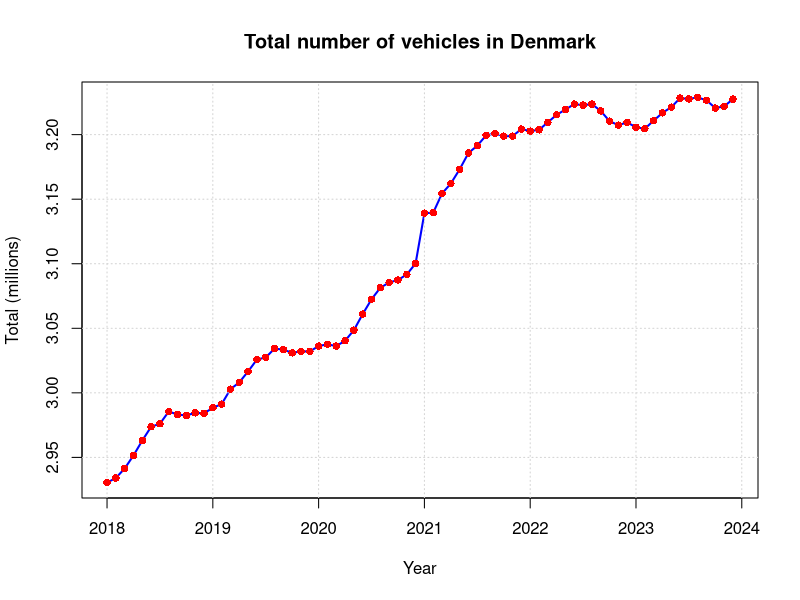
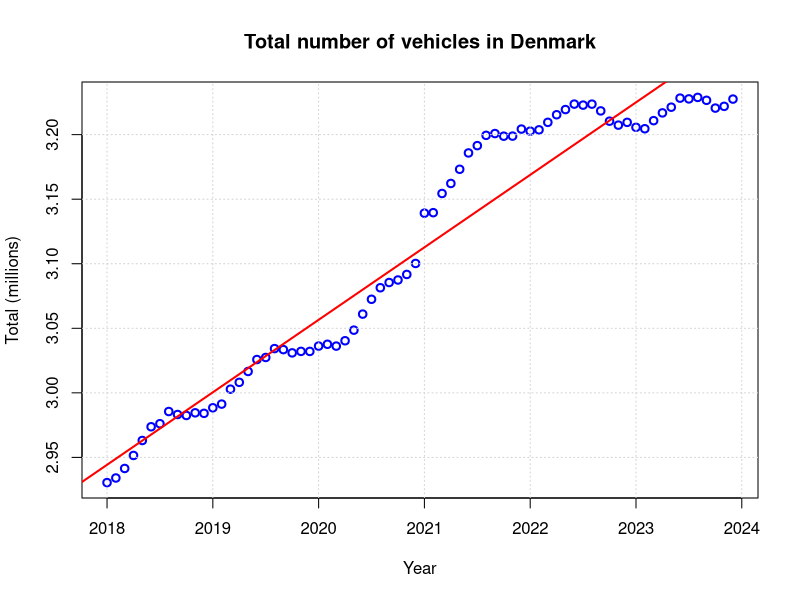
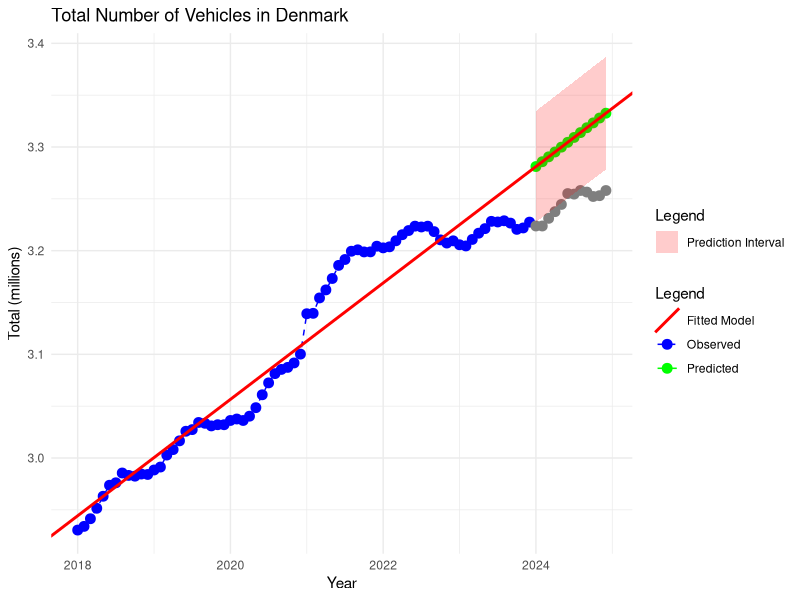
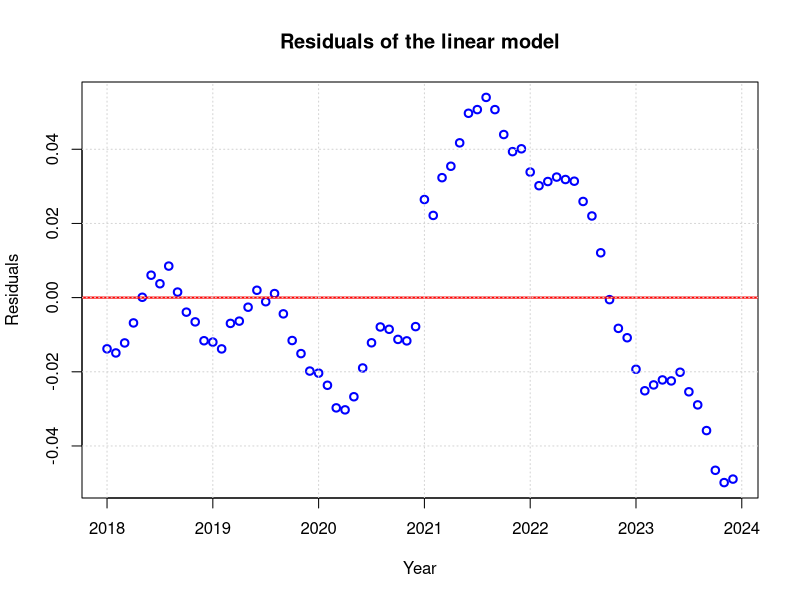
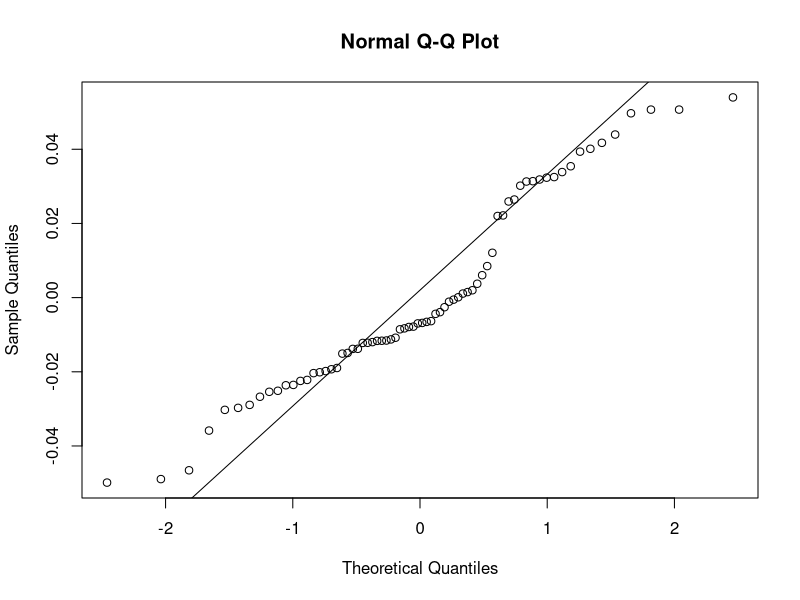
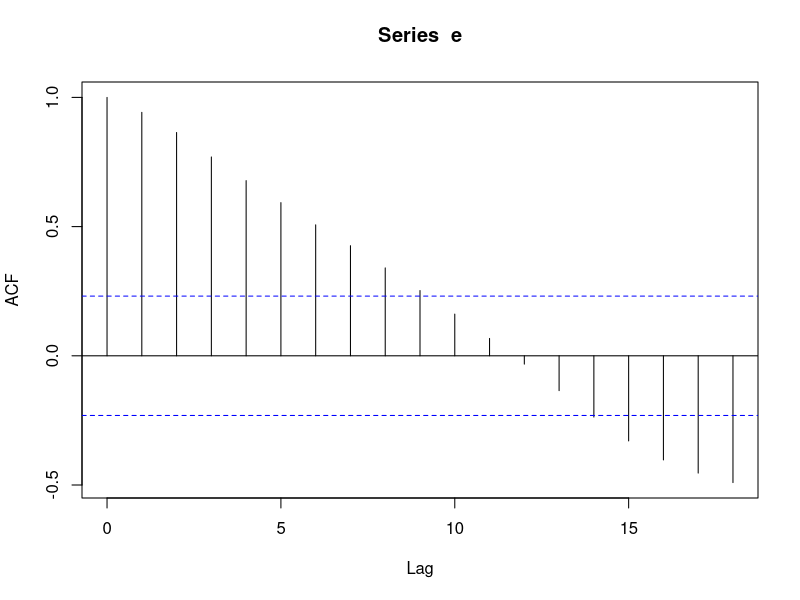
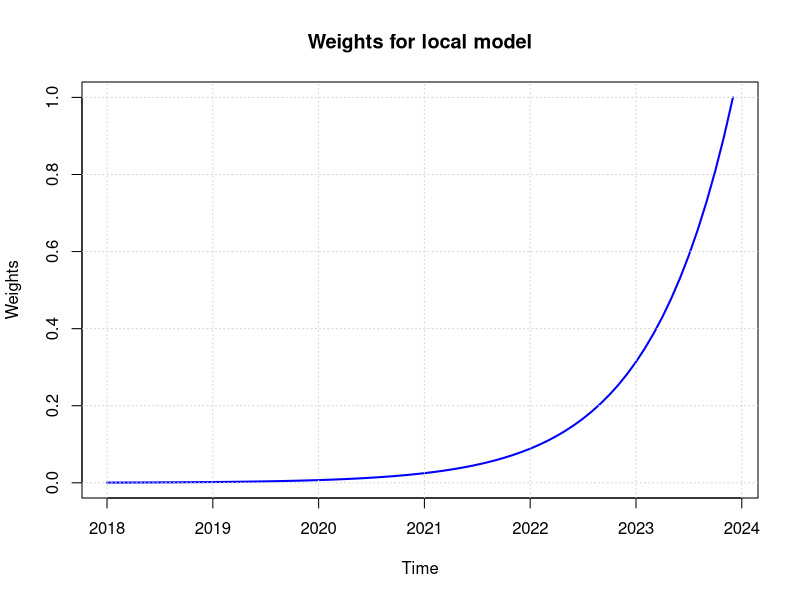

Generate these figures, in order, with R: (Note: this script raises an error after producing the figures.)
### Read training data
# ! Perhaps you need to set the working directory!?
# setwd("/home/pbac/g/course02417/2025/assignment1")

# setwd("C:/Users/sofie/OneDrive/Time Series Analysis/02147")
D <- read.csv("DST_BIL54.csv")
str(D)

# See the help
?strftime
D$time <- as.POSIXct(paste0(D$time, "-01"), "%Y-%m-%d", tz = "UTC")
D$time
class(D$time)

## Year to month for each of them
D$year <- 1900 + as.POSIXlt(D$time)$year + as.POSIXlt(D$time)$mon / 12

## Make the output variable a floating point (i.e.\ decimal number)
D$total <- as.numeric(D$total) / 1E6

## Divide intro train and test set
teststart <- as.POSIXct("2024-01-01", tz = "UTC")
Dtrain <- D[D$time < teststart, ]
Dtest <- D[D$time >= teststart, ]


################################################
# 1 Plot data
################################################


# 1.1 Make an array with train set with the year + month/12
x <- 1900 + as.POSIXlt(Dtrain$time)$year + as.POSIXlt(Dtrain$time)$mon / 12

# plot dtotal with x
plot(x, Dtrain$total, xlab = "Year", ylab = "Total (millions)", main = "Total number of vehicles in Denmark", type = "l", col = "blue", lwd = 2)
grid() # Add grid lines
points(x, Dtrain$total, pch = 16, col = "red") # Add points to the plot


################################################
# 2 Linear Trend model
################################################

# 2.2 Fit a linear model
fit <- lm(Dtrain$total ~ x)
summary(fit)
# intercept and slope
# Plot the estimated mean as a line with the observations as points
plot(x, Dtrain$total, xlab="Year", ylab="Total (millions)", main="Total number of vehicles in Denmark", type="p", col="blue", lwd=2)
grid() # Add grid lines
abline(fit, col="red", lwd=2) # Add the fitted line to the plot


# 2.3 Forecast for next 12 months
xnew <- 1900 + as.POSIXlt(Dtest$time)$year + as.POSIXlt(Dtest$time)$mon / 12
pred <- predict(fit, data.frame(x = xnew))

# prediction interval
pred_int <- predict(fit, data.frame(x = xnew), interval = "prediction")
lwr <- pred_int[, 2]
upr <- pred_int[, 3]


# 2.4 Plot the forecast

library(ggplot2)

# Create a dataframe for the observations (training data)
df_train <- data.frame(Year = x, Total = Dtrain$total, Type = "Observed")
df_test <- data.frame(Year = xnew, Total = Dtest$total, Type = "Test")

# Create a dataframe for the predictions
df_pred <- data.frame(Year = xnew, Total = pred, Type = "Predicted")


# Create the plot
library(ggplot2)

ggplot() +
  # Observed data (training set)
  geom_point(data = df_train, aes(x = Year, y = Total, color = "Observed"), size = 3) +  
  geom_line(data = df_train, aes(x = Year, y = Total, color = "Observed"), linetype = "dashed") +  
  
  # Predicted data
  geom_point(data = df_pred, aes(x = Year, y = Total, color = "Predicted"), size = 3) +  
  geom_line(data = df_pred, aes(x = Year, y = Total, color = "Predicted")) +  
  
  # test data
  geom_point(data = df_test, aes(x = Year, y = Total, color = "Test"), size = 3) +
  # Fitted regression line (now correctly red)
  geom_abline(aes(intercept = coef(fit)[1], slope = coef(fit)[2], color = "Fitted Model"), linewidth = 1) +  

  # Confidence interval for predictions
  geom_ribbon(data = df_pred, aes(x = Year, ymin = lwr, ymax = upr, fill = "Prediction Interval"), alpha = 0.2) +
  
  # Labels
  labs(title = "Total Number of Vehicles in Denmark",
       x = "Year", y = "Total (millions)", color = "Legend", fill = "Legend") +
  
  # Define colors for legend
  scale_color_manual(values = c("Observed" = "blue", "Predicted" = "green", "Fitted Model" = "red")) +
  scale_fill_manual(values = c("Prediction Interval" = "red")) +
  
  # Minimal theme
  theme_minimal()


# 2.5 Investigate the residuals of the model. Are the model assumptions fulfilled?

# Residuals
e <- fit$residuals

# Plot residuals
plot(x, e, xlab = "Year", ylab = "Residuals", main = "Residuals of the linear model", type = "p", col = "blue", lwd = 2)
abline(h = 0, col = "red", lwd = 2) # Add a horizontal line at 0
grid() # Add grid lines

# qq plot of residuals:
qqnorm(e)
qqline(e)

# ACF plot of residuals
acf(e)

# Assumptions
# - No correlation between residuals (ACF plot)
# - Constant variance of residuals (plot of residuals)
# - Normally distributed residuals (qq plot of residuals)


################################################
# WLS - Local Linear trend model
################################################
################################################
# WLS - Local Linear trend model
################################################

# 3.1. Describe the variance-covariance matrix  for the local model and compare it to the variance-covariance matrix of the corresponding global model

# Variance - covariance for global model, all weights are 1 as we value all observations equally
n <- 72
SIGMA <- diag(n)

# Variance-covariance for local model
# Weights are increasing with time as we value recent observations more
lambda = 0.9
weights <- lambda^((n-1):0)

# Create a diagonal matrix with the weights
SIGMA <- diag(n)*1/weights
W = diag(n)*weights


# 3.2 plot the weights vs. time
plot(x,weights, type="l", xlab="Time", ylab="Weights", main="Weights for local model", col="blue", lwd=2)
grid() # Add grid lines

# 3.3 Sum of all lambda weights
sum(weights)

# Sum of weights in OLS model
# 72 (because we have 72 observations all with weight 1)

# 3.4 Estimate and present theta_hat1 and theta_hat2 for the local model with lambda = 0.9

X <- cbind(1, x)

theta_hat <- solve(t(X) %*% W %*% X) %*% t(X) %*% W %*% Dtrain$total
theta_hat

# 3.5. Make a forecast for the next 12 months - i.e., compute predicted values corresponding to the WLS model with λ = 0.9

Xnew <- cbind(1, xnew)
print(Xnew)
pred_local <- Xnew %*% theta_hat
p <- 2 # Number of parameters

e_wls <- y - pred_local
RSS_wls <- t(e_wls)%*%solve(SIGMA)%*%e_wls
sigma2_wls <- as.numeric(RSS_wls/(n - p))
Vmatrix_pred_local <- sigma2 * (1 + (Xnew %*% solve(t(X)%*%solve(SIGMA)%*%X)) %*% t(Xnew) )

# prediction interval
y_pred_lwr_wls <- pred_local - qt(0.975, df=n-1)*sqrt(diag(Vmatrix_pred_local))
y_pred_upr_wls <- pred_local + qt(0.975, df=n-1)*sqrt(diag(Vmatrix_pred_local))


# Create a dataframe for the predictions
df_pred_local <- data.frame(Year = xnew, Total = pred_local, Type = "Predicted")

# Plot
ggplot(data = df_train, aes(x=Year, y = Total)) +
  geom_point(size = 3) + geom_point(data = df_pred, aes(x=Year, y =Total), color = "green") +  # Points for predicted values
  geom_point(data = df_pred_local, aes(x=Year, y =Total), color = "purple") +  # Points predicted values
  geom_line(data = df_train, aes(x = Year, y = Total), color = "blue", linetype = "dashed") +  # Line for observed data
  geom_line(data = df_pred, aes(x = Year, y = Total), color = "green") +  # Line for predicted data
  geom_abline(intercept = coef(fit)[1], slope = coef(fit)[2], color = "red") + # line for fit
  geom_abline(intercept = theta_hat[1], slope = theta_hat[2], color = "purple") + # line for local fit
  geom_ribbon(data = df_pred, aes(x = Year, ymin = lwr, ymax = upr), fill = "red", alpha = 0.2) +
  geom_ribbon(data = df_pred_local, aes(x = Year, ymin = y_pred_lwr_wls, ymax = y_pred_upr_wls), fill = "purple", alpha = 0.2) +
  labs(title = "Total Number of Vehicles in Denmark",
       x = "Year", y = "Total (millions)") +
  #scale_color_manual(values = c("Observed" = "blue", "Predicted" = "green")) +
  theme_minimal()


################################################
# RLS - Recursive least squares
################################################

# 4.1 On paper

# 4.2
# Implement the update equations in a for-loop in a computer. Calculate the theta_hat_t up to time t = 3.

p = 2
n = 3

R <- diag(2) * 0.1  # Ensures initial invertibility
Theta <- matrix(0, nrow = n, ncol = p)  # Placeholder for parameter estimates
Theta_0 <- c(0, 0)

for (t in 1:n) {
  xvals <- X[t, ]
  y <- Dtrain$total[t]

  if(t==1){
    R <- R + xvals %*% t(xvals)
    Theta[t, ] <- Theta_0 + solve(R) %*% xvals %*% (y - t(xvals) %*% Theta_0)

  }
  else{

  # Compute R and update with forgetting factor
  R <- R + xvals %*% t(xvals)

  # Update Theta
  Theta[t, ] <- Theta[t-1, ] + solve(R) %*% xvals %*% (y - t(xvals) %*% Theta[t-1, ])
}
}

Theta

# 4.3
# Calculate the estimates of ˆθ_N and compare them to the OLS estimates of θ, are they close? Can
# you find a way to decrease the difference by modifying some initial values and explain why initial
# values are important to get right?

RLS <- function(X, target, p = 2, Theta_0 = c(0, 0)) {

  n = length(X[,1])

  R <- diag(2) * 0.1  # Ensures initial invertibility
  Theta <- matrix(0, nrow = n, ncol = p)  # Placeholder for parameter estimates

  for (t in 1:n) {
    xvals <- X[t, ]
    y <- target[t]

    if(t == 1){
      R <- R + xvals %*% t(xvals)

      Theta[t, ] <- Theta_0 + solve(R) %*% xvals %*% (y - t(xvals) %*% Theta_0)

  }
    else{

    # Compute R and update with forgetting factor
    R <- R + xvals %*% t(xvals)

    # Update Theta
    Theta[t, ] <- Theta[t-1, ] + solve(R) %*% xvals %*% (y - t(xvals) %*% Theta[t-1, ])
}

}

return(Theta)

}

RLS(X, Dtrain$total, p = 2, Theta_0 = c(-110, 0))
coef(fit)

# Note: Man skal være obs på intercept, hvis man vil prøve at ramme noget der minder om den globale OLS


# 4.4
# Implement the RLS algorithm with a forgetting factor λ = 0.99 and λ = 0.7. Calculate the estimates of ˆθ_N for both values of λ.

RLS_lambda <- function(X, target, p = 2, Theta_0 = c(0, 0), lambda = 0.99) {

  n = length(X[,1])

  R <- diag(2) * 0.1  # Ensures initial invertibility
  Theta <- matrix(0, nrow = n, ncol = p)  # Placeholder for parameter estimates

  for (t in 1:n) {
    xvals <- X[t, ]
    y <- target[t]

    if(t == 1){
      R <- lambda * R + xvals %*% t(xvals)

      Theta[t, ] <- Theta_0 + solve(R) %*% xvals %*% (y - t(xvals) %*% Theta_0)

  }
    else{

    # Compute R and update with forgetting factor
    R <- lambda * R + xvals %*% t(xvals)

    # Update Theta
    Theta[t, ] <- Theta[t-1, ] + solve(R) %*% xvals %*% (y - t(xvals) %*% Theta[t-1, ])
}

}

return(Theta)

}

RLS_lambda(X, Dtrain$total, p = 2, Theta_0 = c(-110, 0), lambda = 0.99)
RLS_lambda(X, Dtrain$total, p = 2, Theta_0 = c(-110, 0), lambda = 0.7)

# Compare with WLS estimates

# 4.5
# Make one step-ahead predictions
n <- length(X[, 1])

# Prediction for lambda = 0.7
OneStepPred_1 <- matrix(NA, nrow = n)
Theta_1 <- RLS_lambda(X, Dtrain$total, p = 2, Theta_0 = c(-110, 0), lambda = 0.7)
for (t in 5:(n - 1)) {
  OneStepPred_1[t + 1] <- X[t + 1, ] %*% Theta_1[t, ]
}


# Prediction for lambda = 0.99
OneStepPred_2 <- matrix(NA, nrow = n)
Theta_2 <- RLS_lambda(X, Dtrain$total, p = 2, Theta_0 = c(-110, 0), lambda = 0.99)
for (t in 5:(n - 1)) {
  OneStepPred_2[t + 1] <- X[t + 1, ] %*% Theta_2[t, ]
}


# Plot actual total number of vehicles
plot(x, Dtrain$total, xlab = "Year", ylab = "Total (millions)", 
     main = "Total number of vehicles in Denmark", type = "l", 
     col = "blue", lwd = 2)

# Add grid lines
grid()

# Add predictions
lines(x, as.vector(OneStepPred_1), col = "green", lwd = 2)
lines(x, as.vector(OneStepPred_2), col = "purple", lwd = 2)

# Add a legend
legend("topleft", legend = c("Actual", "Lambda = 0.7", "Lambda = 0.99"),
       col = c("blue", "green", "purple"), lwd = 2, bty = "n")


# Calculate OneStepAhead residuals
OneStepRes_1 <- Dtrain$total[5:(n - 1)] - as.vector(OneStepPred_1[5:(n - 1)])
OneStepRes_2 <- Dtrain$total[5:(n - 1)] - as.vector(OneStepPred_2[5:(n - 1)])

# Plot residuals
plot(x[5:(n - 1)], OneStepRes_1, xlab = "Year", ylab = "Residuals", 
     main = "One-step-ahead residuals for lambda = 0.7", type = "p", 
     col = "blue", lwd = 2)


plot(x[5:(n - 1)], OneStepRes_2, xlab = "Year", ylab = "Residuals",
     main = "One-step-ahead residuals for lambda = 0.99", type = "p",
     col = "blue", lwd = 2)

# Note: Ligner random residuals med forgetting faktor, men der er et mønster i residuals når der ikke er


# 4.6
# Optimize the forgetting for the horizons k = 1, . . . , 12. First calculate the k-step residuals
# then calculate the k-step Root Mean Square Error (RMSE)
# Do this for a sequence of λ values (e.g. 0.5,0.51,. . . ,0.99) and make a plot.
# Comment on: Is there a pattern and how would you choose an optimal value of λ? Would you
# let λ depend on the horizon?

compute_k_step_rmse <- function(X, y, k_values, lambda_values) {
  results <- expand.grid(lambda = lambda_values, k = k_values)
  results$RMSE <- NA

  for (i in seq_along(lambda_values)) {
    lambda <- lambda_values[i]
    
    # Apply RLS
    Theta <- RLS_lambda(X, y, p = 2, Theta_0 = c(-110, 0), lambda = lambda)
    
    for (k in k_values) {
      # k-step-ahead predictions
      n <- length(y)
      OneStepPred <- rep(NA, n)
      
      for (t in (k + 1):n) {
        OneStepPred[t] <- sum(X[t, ] * Theta[t - k, ])  # Forecast k steps ahead
      }
      
      # Compute residuals
      residuals <- y - OneStepPred
      rmse <- sqrt(mean(residuals[(k + 1):n]^2, na.rm = TRUE))
      
      # Store RMSE
      results$RMSE[results$lambda == lambda & results$k == k] <- rmse
    }
  }
  
  return(results)
}

lambda_values <- seq(0.5, 0.99, by = 0.01)
k_values <- 1:12  # Forecast horizons

# Compute RMSE for each (lambda, k)
rmse_results <- compute_k_step_rmse(X, Dtrain$total, k_values, lambda_values)
rmse_results

library(ggplot2)
ggplot(rmse_results, aes(x = lambda, y = RMSE, color = as.factor(k))) +
  geom_line(size = 1) +
  labs(title = "RMSE vs. Forgetting Factor (λ) for Different Horizons",
       x = "Forgetting Factor (λ)", y = "Root Mean Square Error (RMSE)", 
       color = "Forecast Horizon (k)") +
  theme_minimal()

# Note: Jo længere forecast horizon, jo større lambda værdi, altså mindre forgetting factor og omvendt for en kort prediction horizon
# Men mere præcis med kort horizon generelt

# For each k, the RMSE is minimized for a different value of λ, make a list of the optimal λ for each k from 1-12
for(i in k_values){
  print(rmse_results[rmse_results$k == i,][which.min(rmse_results[rmse_results$k == i,]$RMSE),])
}

# Define optimal lambda values for different horizons (k)
opt_lambda <- c(0.5, 0.5, 0.58, 0.59, 0.59, 0.58, 0.74, 0.74, 0.75, 0.99, 0.99, 0.99)

# Number of observations
n <- length(Dtrain$total)

# Initialize a dataframe to store k-step predictions
PredictionMatrix <- data.frame(Year = x, Actual = Dtrain$total)

# Loop through different forecast horizons
for (i in seq_along(k_values)) {  
  k <- k_values[i]  # Forecast horizon
  lambda_k <- opt_lambda[i]  # Optimal lambda for this horizon
  
  # Apply RLS with optimal lambda
  Theta <- RLS_lambda(X, Dtrain$total, p = 2, Theta_0 = c(-110, 0), lambda = lambda_k)
  
  # Initialize predictions for this horizon
  OneStepPred <- rep(NA, n)
  
  # Compute k-step-ahead predictions
  for (t in (k + 1):n) {
    OneStepPred[t] <- sum(X[t, ] * Theta[t - 1, ])  
  }
  
  # Store predictions in dataframe
  PredictionMatrix[[paste0("k_", k, "_step")]] <- OneStepPred
  
  # Print progress
  print(paste("Stored predictions for Horizon k =", k, "with λ =", lambda_k))
}

# Display the stored predictions
PredictionMatrix

# Make one plot for each k-step-ahead prediction with legends and the actual data
library(tidyr)
library(ggplot2)

# Reshape the dataframe for plotting
PredictionMatrix_long <- gather(PredictionMatrix, key = "Horizon", value = "Prediction", -Year, -Actual)

# Plot
ggplot(data = PredictionMatrix_long, aes(x = Year, y = Prediction, color = Horizon)) +
  geom_line(size = 1) +
  geom_line(data = PredictionMatrix_long, aes(x = Year, y = Actual, linetype = "Actual"), color = "black", size = 1) +
  scale_linetype_manual(name = "Legend", values = c("Actual" = "dashed")) +
  labs(title = "k-step-ahead Predictions with Optimal λ for Different Horizons",
       x = "Year", y = "Total (millions)", color = "Forecast Horizon (k)") +
  theme_minimal()

# Plot OLS and WLS
ggplot() +
  # Observed data (training set)
  geom_point(data = df_train, aes(x = Year, y = Total, color = "Observed"), size = 3) +  
  geom_line(data = df_train, aes(x = Year, y = Total, color = "Observed"), linetype = "dashed") +  
  
  # Predicted data
  geom_point(data = df_pred, aes(x = Year, y = Total, color = "Predicted"), size = 3) +  
  geom_line(data = df_pred, aes(x = Year, y = Total, color = "Predicted")) +  
  
  # test data
  geom_point(data = df_test, aes(x = Year, y = Total, color = "Test"), size = 3) +
  # Fitted regression line (now correctly red)
  geom_abline(aes(intercept = coef(fit)[1], slope = coef(fit)[2], color = "Fitted Model"), linewidth = 1) +  

  # Confidence interval for predictions
  geom_ribbon(data = df_pred, aes(x = Year, ymin = lwr, ymax = upr, fill = "Prediction Interval"), alpha = 0.2) +
  
  # Labels
  labs(title = "Total Number of Vehicles in Denmark",
       x = "Year", y = "Total (millions)", color = "Legend", fill = "Legend") +
  
  # Define colors for legend
  scale_color_manual(values = c("Observed" = "blue", "Predicted" = "green", "Fitted Model" = "red")) +
  scale_fill_manual(values = c("Prediction Interval" = "red")) +
  
  # Minimal theme
  theme_minimal()




